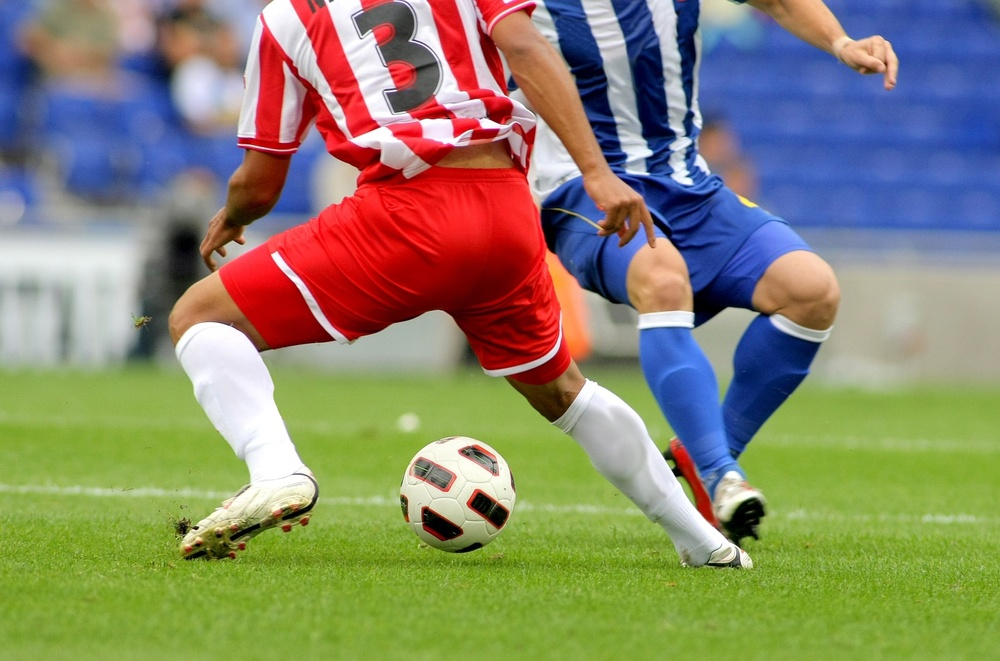
#> input picture 3장/soccer.jpg, 1000 x 661 px, shrunk from 1434 x 948 before the run, found by its file name
$ python '4-3에지맵에서경계선찾기.py'
#> lines starting #> are read from the running program, lines starting #| are printed output that depends on the picture; after the words box and inside, x2 and y2 are one past the last pixel; in counts of white or black regions, pixels touching at a corner belong together
import cv2 as cv
import numpy as np

img = cv.imread('soccer.jpg')
#> img is the input picture: shape (661, 1000, 3); mean B, G, R 107.3, 133.3, 136.8
# 에지맵에서 임계값 이상인 경계선만을 취한다
gray = cv.cvtColor(img, cv.COLOR_BGR2GRAY)
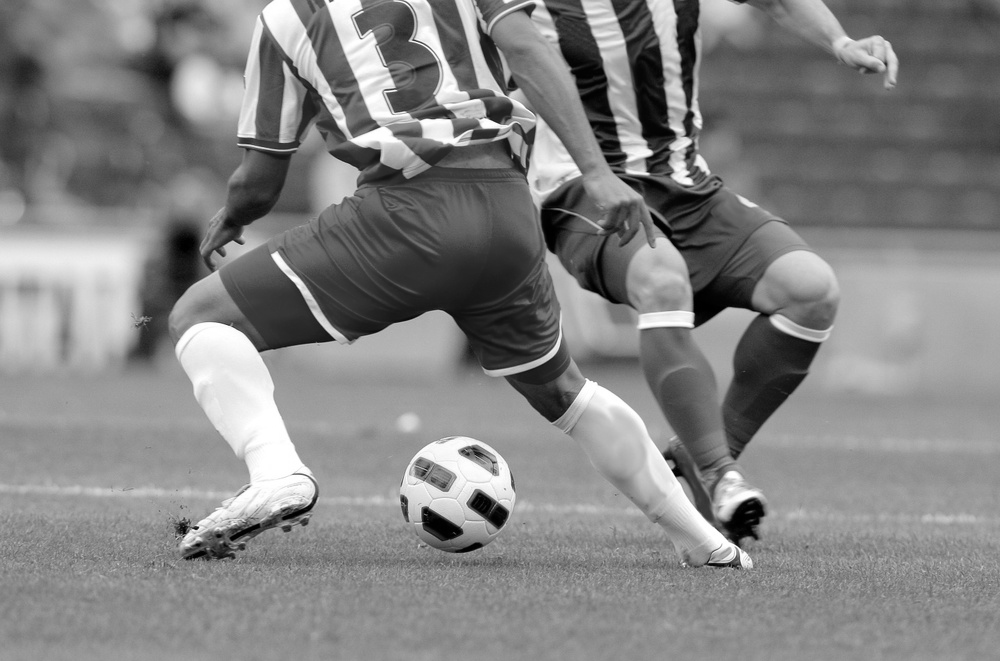
#> gray: shape (661, 1000); min 0, max 255, mean 131.4
canny = cv.Canny(gray, 100, 200)
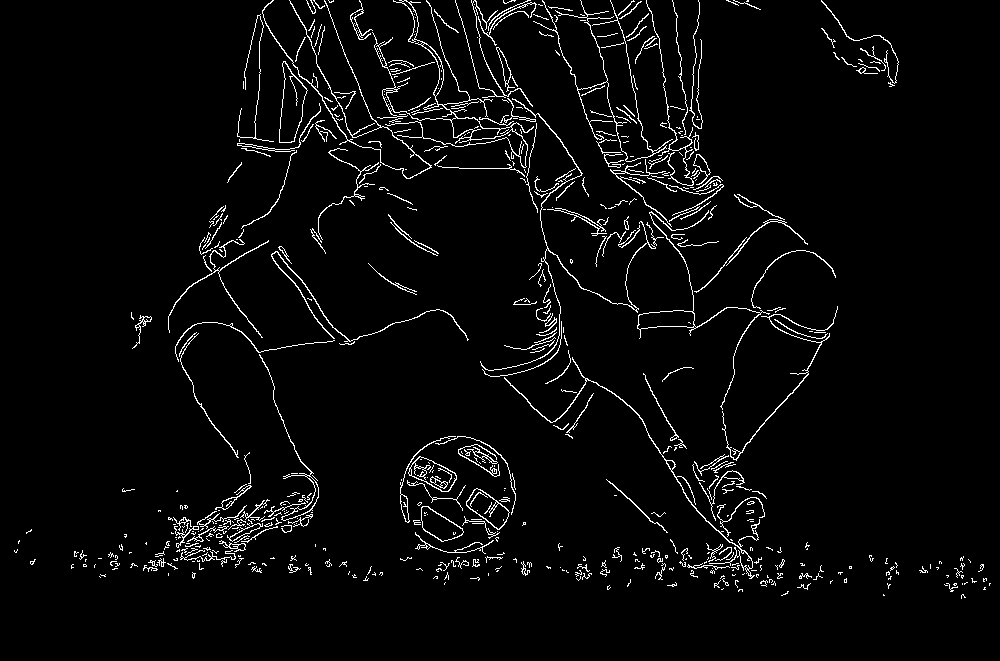
#> canny: shape (661, 1000); 3.6% white in thin lines or dots, all inside (x1, y1, x2, y2) = (14, 0, 991, 599)
# 경계선을 찾는다
# findContours(영상, 경계선을 찾는 방식(바깥쪽 경계선만 찾는다), 경계선 표현하는 방식)
contour, hierarchy = cv.findContours(canny, cv.RETR_LIST, cv.CHAIN_APPROX_NONE)
#> contour = 749 contours, 651 with area under 20; largest, box (x1, y1, x2, y2) and area: (372, 0, 534, 168) 1418, (279, 61, 308, 143) 1354, (279, 61, 308, 143) 1325, (637, 210, 770, 410) 970, (408, 456, 457, 492) 962

lcontour = []
for i in range(len(contour)):
    if contour[i].shape[0] > 100:
        lcontour.append(contour[i])
#> after the loop, lcontour = 73 contours, 15 with area under 20; largest, box (x1, y1, x2, y2) and area: (372, 0, 534, 168) 1418, (279, 61, 308, 143) 1354, (279, 61, 308, 143) 1325, (637, 210, 770, 410) 970, (408, 456, 457, 492) 962
# 영상에 경계선을 그린다. -1은 모든 경계선을 그린다
cv.drawContours(img, lcontour, -1, (0,100), 4)
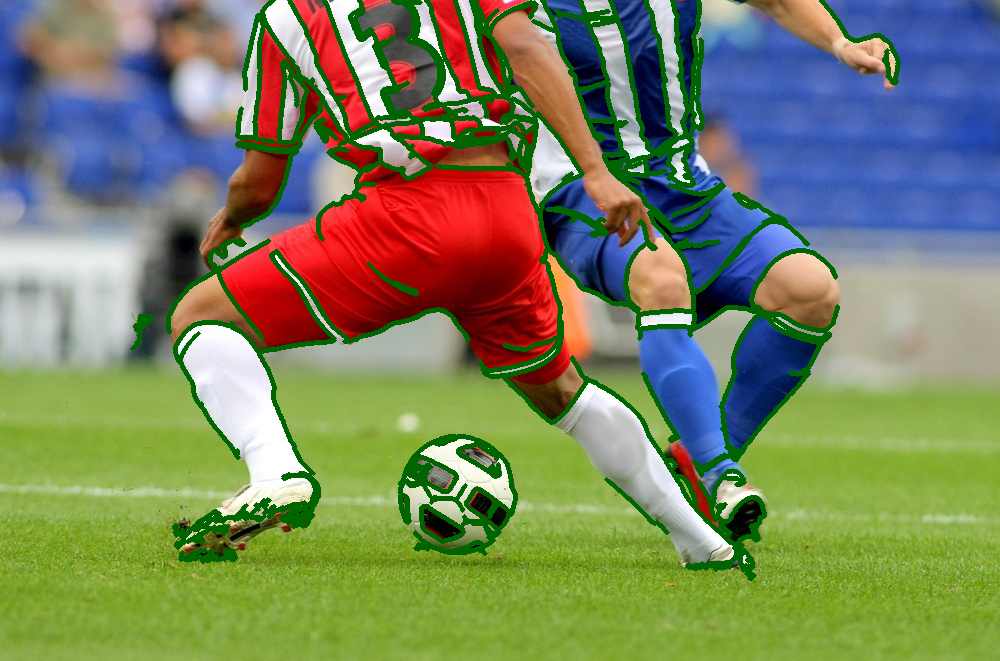
#> img: shape (661, 1000, 3); 9% of pixels changed, all inside (x1, y1, x2, y2) = (130, 0, 901, 581)

cv.imshow('Original with contours', img)
cv.imshow('Canny', canny)

cv.waitKey()
cv.destroyAllWindows()

$ run again, with 3장/girl.jpg copied over 3장/soccer.jpg
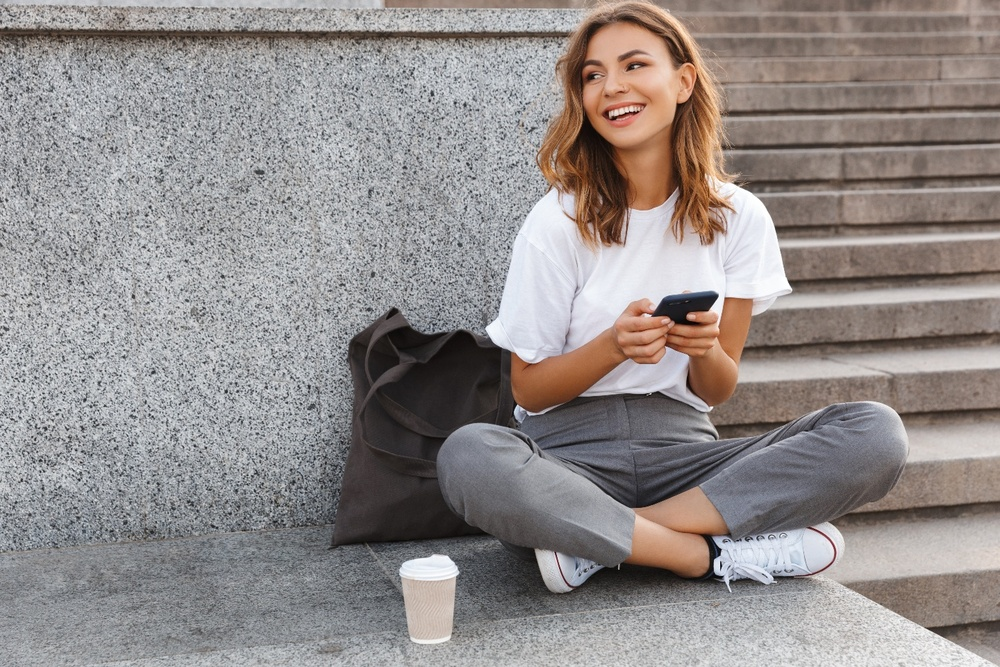
#> input picture 3장/girl.jpg, 1000 x 667 px, shrunk from 1440 x 960 before the run, found by its file name
#> img is the input picture: shape (667, 1000, 3); mean B, G, R 139.3, 140.6, 146.9
#> `canny = cv.Canny(gray, 100, 200)`:
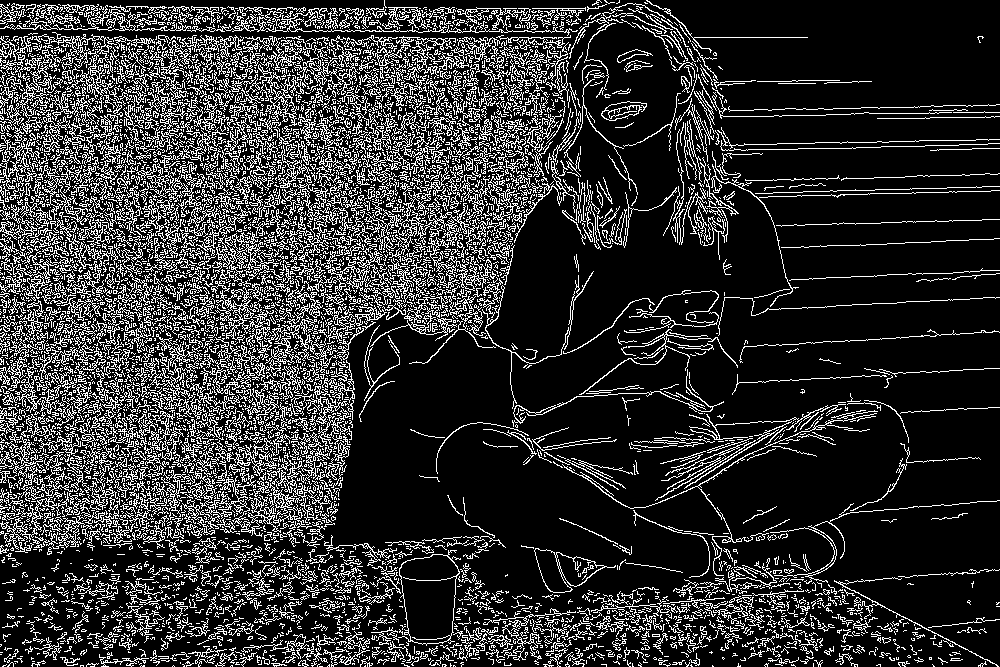
#> canny: shape (667, 1000); 19.3% white in thin lines or dots
#> contour = 9558 contours, 8909 with area under 20; largest, box (x1, y1, x2, y2) and area: (398, 550, 461, 646) 4254, (399, 554, 460, 645) 4204, (534, 548, 616, 593) 1732, (534, 548, 572, 593) 827, (556, 552, 605, 587) 824
#> after the loop `for i in range(len(contour)):`: lcontour = 386 contours, 75 with area under 20; largest, box (x1, y1, x2, y2) and area: (398, 550, 461, 646) 4254, (399, 554, 460, 645) 4204, (534, 548, 616, 593) 1732, (534, 548, 572, 593) 827, (556, 552, 605, 587) 824
#> `cv.drawContours(img, lcontour, -1, (0,100), 4)`:
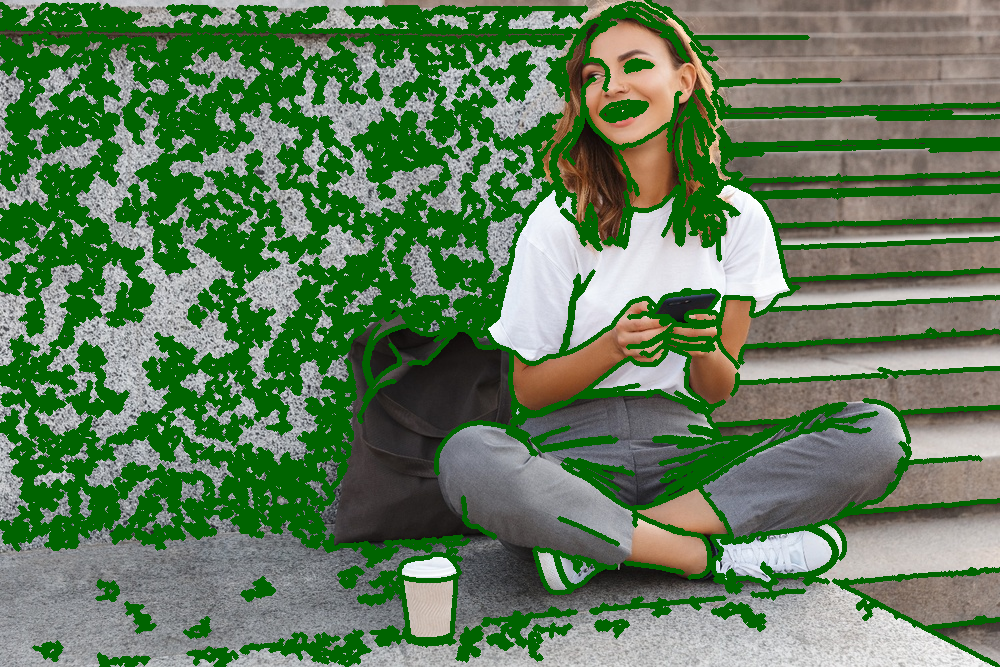
#> img: shape (667, 1000, 3); mean B, G, R 90, 125.5, 96

$ run again, with 3장/mistyroad.jpg copied over 3장/soccer.jpg
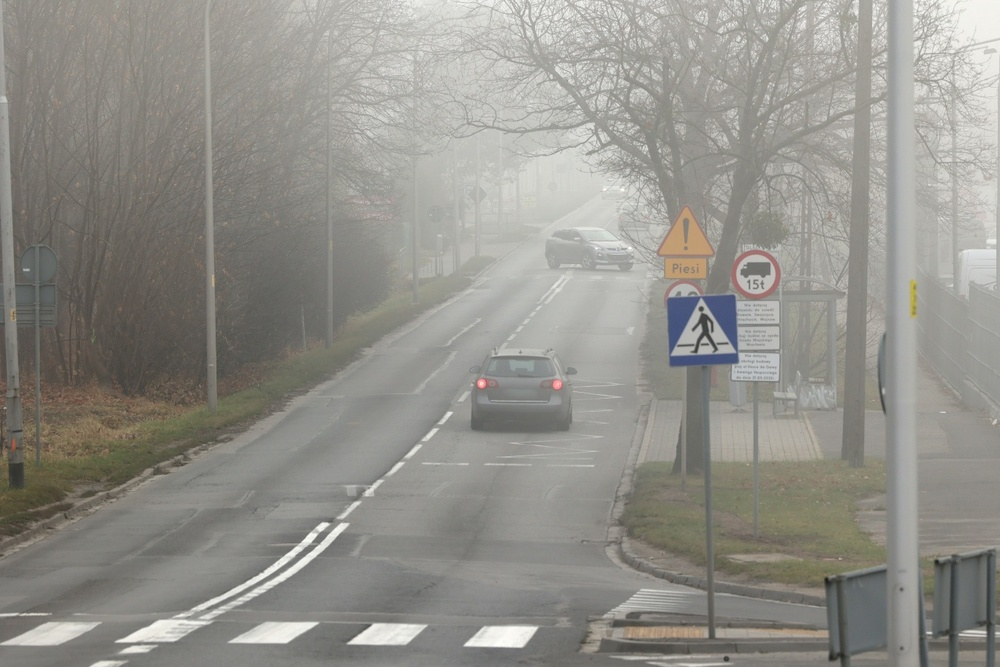
#> input picture 3장/mistyroad.jpg, 1000 x 667 px, shrunk from 1368 x 912 before the run, found by its file name
#> img is the input picture: shape (667, 1000, 3); mean B, G, R 138.7, 145, 146.5
#> `canny = cv.Canny(gray, 100, 200)`:
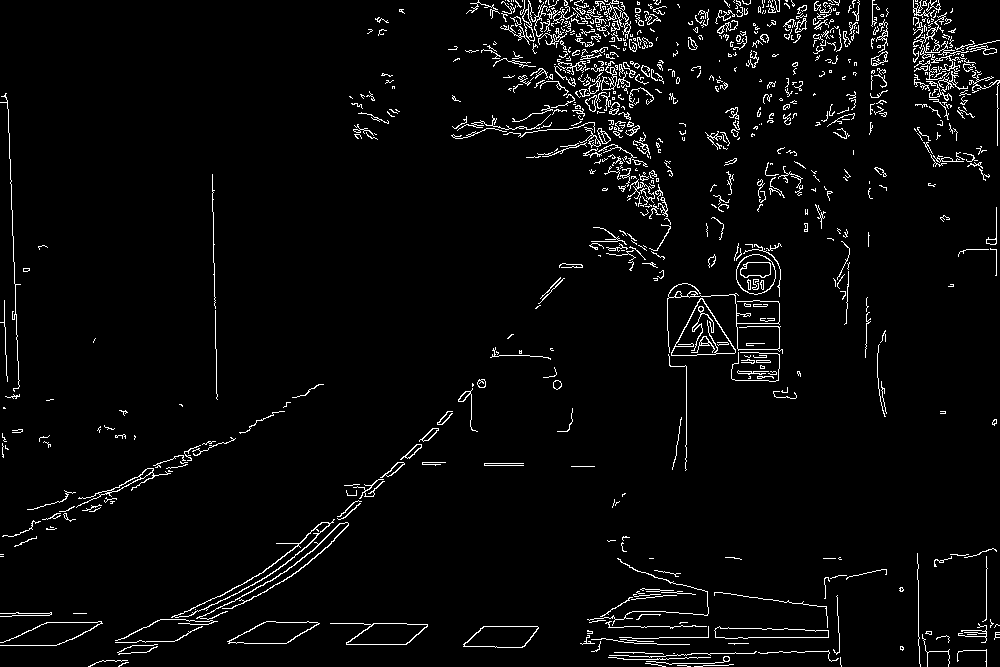
#> canny: shape (667, 1000); 3.6% white in thin lines or dots
#> contour = 1033 contours, 906 with area under 20; largest, box (x1, y1, x2, y2) and area: (671, 298, 736, 356) 1958, (671, 298, 736, 356) 1884, (736, 254, 776, 295) 1237, (227, 621, 320, 644) 1236, (330, 623, 428, 645) 1218
#> after the loop `for i in range(len(contour)):`: lcontour = 88 contours, 45 with area under 20; largest, box (x1, y1, x2, y2) and area: (671, 298, 736, 356) 1958, (671, 298, 736, 356) 1884, (736, 254, 776, 295) 1237, (227, 621, 320, 644) 1236, (330, 623, 428, 645) 1218
#> `cv.drawContours(img, lcontour, -1, (0,100), 4)`:
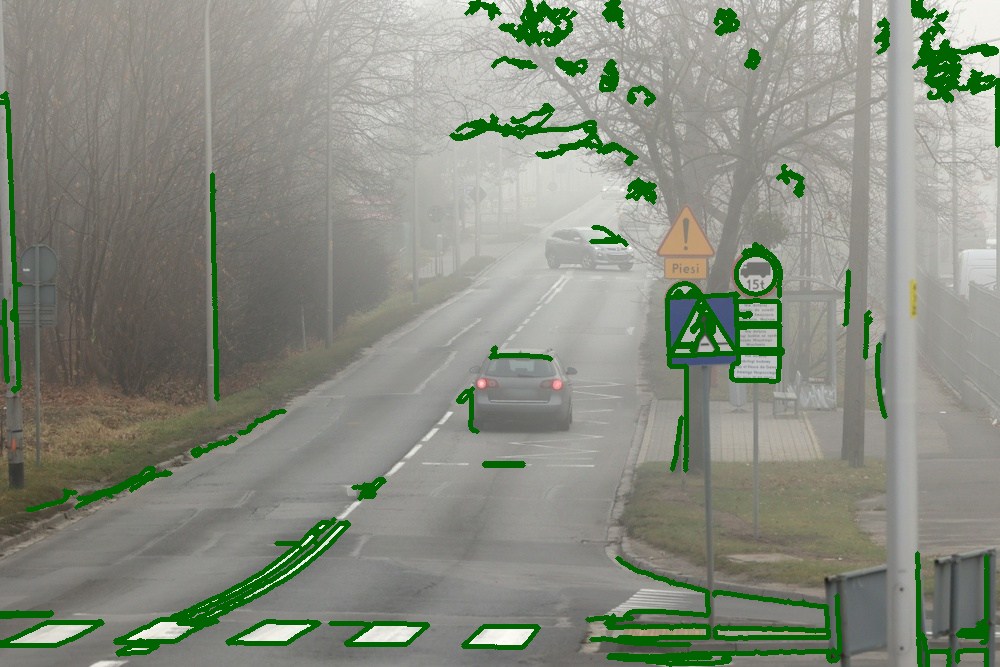
#> img: shape (667, 1000, 3); 6.71% of pixels changed, all inside (x1, y1, x2, y2) = (0, 0, 1000, 667)
